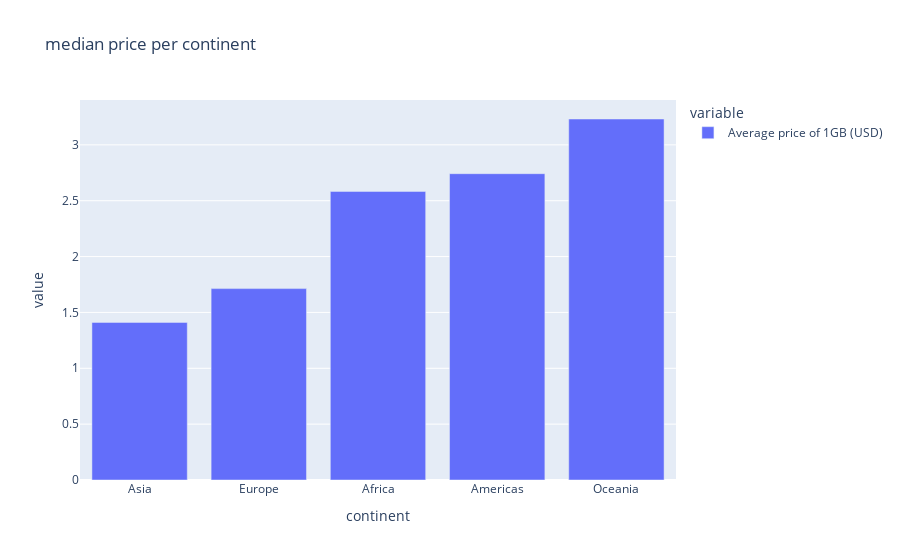

Notebook code cell kept with this figure:
### Code cell
px.bar(median_price_per_continent,title='median price per continent')

### Figure 1 — Plotly figure (JSON) as saved in the notebook; plotly's stock layout.template omitted (floating-point values rounded to 4 significant figures)
{"data": [{"alignmentgroup": "True", "hovertemplate": "variable=Average price of 1GB (USD)<br>continent=%{x}<br>value=%{y}<extra></extra>", "legendgroup": "Average price of 1GB (USD)", "marker": {"color": "#636efa"}, "name": "Average price of 1GB (USD)", "offsetgroup": "Average price of 1GB (USD)", "orientation": "v", "showlegend": true, "textposition": "auto", "type": "bar", "x": ["Asia", "Europe", "Africa", "Americas", "Oceania"], "xaxis": "x", "y": [1.411, 1.713, 2.583, 2.742, 3.232], "yaxis": "y"}], "layout": {"barmode": "relative", "legend": {"title": {"text": "variable"}, "tracegroupgap": 0}, "title": {"text": "median price per continent"}, "xaxis": {"anchor": "y", "domain": [0, 1], "title": {"text": "continent"}}, "yaxis": {"anchor": "x", "domain": [0, 1], "title": {"text": "value"}}}}
